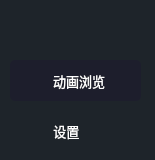
           <widget class="QFrame" name="frame_choice">
            <property name="minimumSize">
             <size>
              <width>152</width>
              <height>0</height>
             </size>
            </property>
            <property name="styleSheet">
             <string notr="true">QFrame{
	
	
	background-color: rgb(30, 36, 42);
	border-bottom-left-radius:15px;
border-top-left-radius:15px;
}</string>
            </property>
            <property name="frameShape">
             <enum>QFrame::StyledPanel</enum>
            </property>
            <property name="frameShadow">
             <enum>QFrame::Raised</enum>
            </property>
            <widget class="QPushButton" name="pushButton_view">
             <property name="geometry">
              <rect>
               <x>10</x>
               <y>60</y>
               <width>131</width>
               <height>41</height>
              </rect>
             </property>
             <property name="font">
              <font>
               <family>Microsoft YaHei UI</family>
               <pointsize>10</pointsize>
              </font>
             </property>
             <property name="styleSheet">
              <string notr="true">QPushButton{
	background-color: rgba(0, 0, 0, 0);
	color:rgb(255,255,255);
	border-radius:5px;
	border:none;
}
QPushButton:hover {
	background-color: rgb(29,30,44);
padding-bottom:5px;
}
QPushButton:checked{
    background-color: rgb(29,30,44);
}</string>
             </property>
             <property name="text">
              <string>  动画浏览</string>
             </property>
             <property name="icon">
              <iconset resource="../res1/res.qrc">
               <normaloff>:/图标/显示.png</normaloff>:/图标/显示.png</iconset>
             </property>
             <property name="iconSize">
              <size>
               <width>22</width>
               <height>22</height>
              </size>
             </property>
             <property name="checkable">
              <bool>true</bool>
             </property>
             <property name="checked">
              <bool>true</bool>
             </property>
             <property name="autoExclusive">
              <bool>true</bool>
             </property>
            </widget>
            <widget class="QPushButton" name="pushButton_settings">
             <property name="geometry">
              <rect>
               <x>10</x>
               <y>110</y>
               <width>131</width>
               <height>41</height>
              </rect>
             </property>
             <property name="font">
              <font>
               <family>Microsoft YaHei UI</family>
               <pointsize>10</pointsize>
              </font>
             </property>
             <property name="styleSheet">
              <string notr="true">QPushButton{
	background-color: rgba(0, 0, 0, 0);
	color:rgb(255,255,255);
	border-radius:5px;
	border:none;
}
QPushButton:hover {
	background-color: rgb(29,30,44);
padding-bottom:5px;
}
QPushButton:checked{
    background-color: rgb(29,30,44);
}</string>
             </property>
             <property name="text">
              <string>  设置       </string>
             </property>
             <property name="icon">
              <iconset resource="../res1/res.qrc">
               <normaloff>:/图标/设置2.png</normaloff>:/图标/设置2.png</iconset>
             </property>
             <property name="iconSize">
              <size>
               <width>22</width>
               <height>22</height>
              </size>
             </property>
             <property name="checkable">
              <bool>true</bool>
             </property>
             <property name="checked">
              <bool>false</bool>
             </property>
             <property name="autoExclusive">
              <bool>true</bool>
             </property>
            </widget>
            <widget class="QFrame" name="frame_top">
             <property name="geometry">
              <rect>
               <x>10</x>
               <y>0</y>
               <width>136</width>
               <height>54</height>
              </rect>
             </property>
             <property name="frameShape">
              <enum>QFrame::StyledPanel</enum>
             </property>
             <property name="frameShadow">
              <enum>QFrame::Raised</enum>
             </property>
             <layout class="QHBoxLayout" name="horizontalLayout_2">
              <property name="spacing">
               <number>0</number>
              </property>
              <item>
               <widget class="QPushButton" name="pushButton_close">
                <property name="minimumSize">
                 <size>
                  <width>0</width>
                  <height>30</height>
                 </size>
                </property>
                <property name="styleSheet">
                 <string notr="true">QPushButton{
border:none;
}
QPushButton:hover
{
padding-bottom:5px;
}</string>
                </property>
                <property name="text">
                 <string/>
                </property>
                <property name="icon">
                 <iconset resource="../res1/res.qrc">
                  <normaloff>:/图标/关闭.png</normaloff>:/图标/关闭.png</iconset>
                </property>
                <property name="iconSize">
                 <size>
                  <width>25</width>
                  <height>25</height>
                 </size>
                </property>
               </widget>
              </item>
              <item>
               <widget class="QPushButton" name="pushButton_min">
                <property name="minimumSize">
                 <size>
                  <width>0</width>
                  <height>30</height>
                 </size>
                </property>
                <property name="maximumSize">
                 <size>
                  <width>16777215</width>
                  <height>500</height>
                 </size>
                </property>
                <property name="styleSheet">
                 <string notr="true">QPushButton{
border:none;
}
QPushButton:hover
{
padding-bottom:5px;
}</string>
                </property>
                <property name="text">
                 <string/>
                </property>
                <property name="icon">
                 <iconset resource="../res1/res.qrc">
                  <normaloff>:/图标/最小化2-02.png</normaloff>:/图标/最小化2-02.png</iconset>
                </property>
                <property name="iconSize">
                 <size>
                  <width>24</width>
                  <height>24</height>
                 </size>
                </property>
               </widget>
              </item>
              <item>
               <widget class="QPushButton" name="pushButton_max">
                <property name="minimumSize">
                 <size>
                  <width>0</width>
                  <height>30</height>
                 </size>
                </property>
                <property name="styleSheet">
                 <string notr="true">QPushButton{
border:none;
}
QPushButton:hover
{
padding-bottom:5px;
}</string>
                </property>
                <property name="text">
                 <string/>
                </property>
                <property name="icon">
                 <iconset resource="../res1/res.qrc">
                  <normaloff>:/图标/24.全屏_最大化.png</normaloff>:/图标/24.全屏_最大化.png</iconset>
                </property>
                <property name="iconSize">
                 <size>
                  <width>23</width>
                  <height>23</height>
                 </size>
                </property>
               </widget>
              </item>
             </layout>
            </widget>
           </widget>
